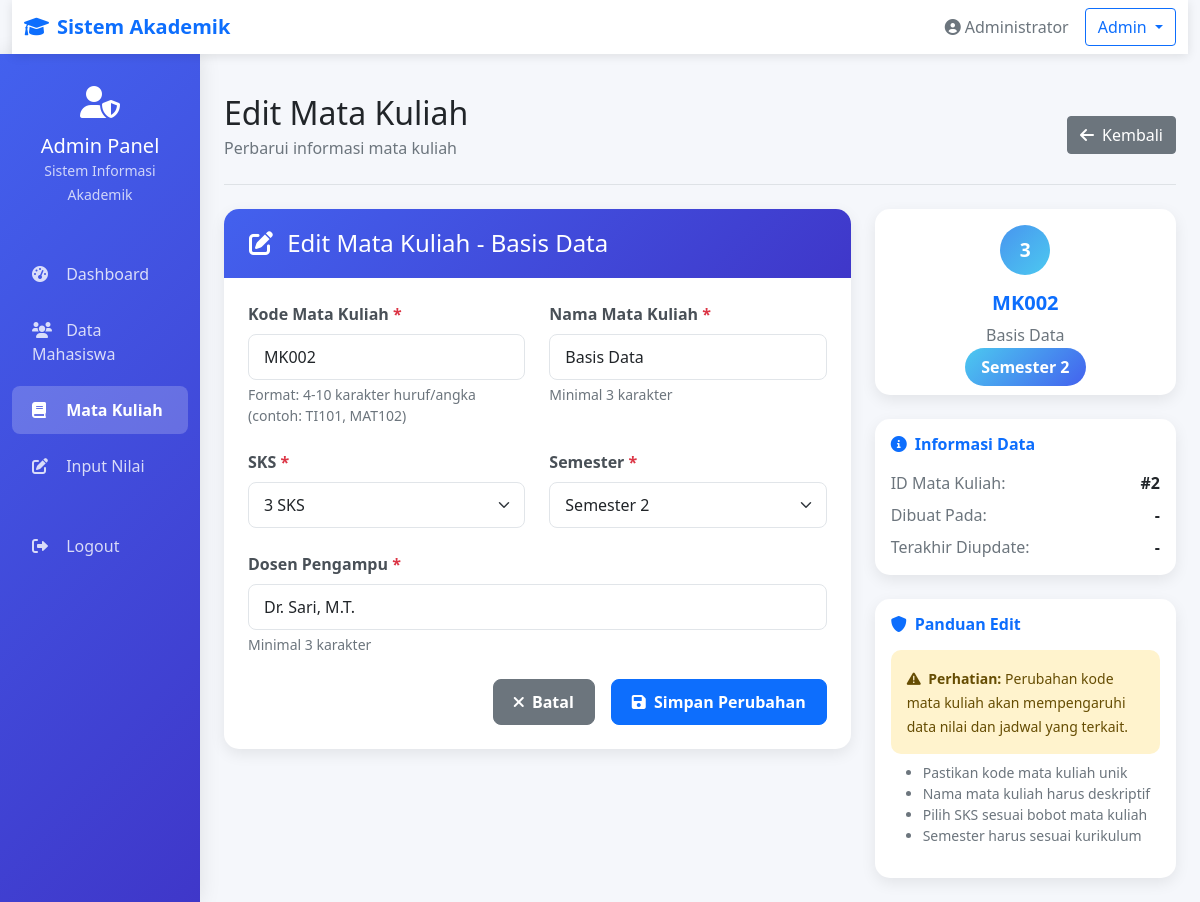
Page /admin/edit_matkul.php?id=2 (signed in) on the earlier database version.
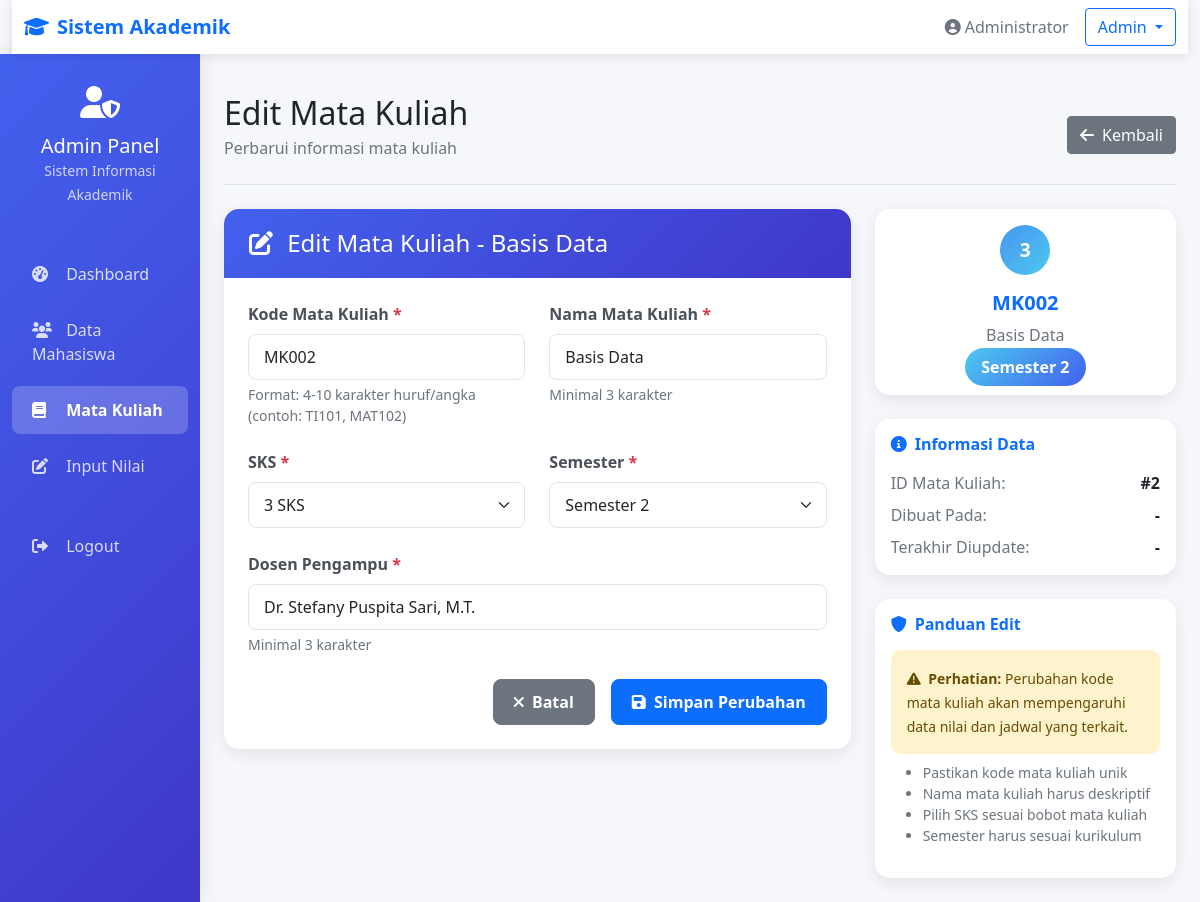
Same page on the later database version.
### tables this page shows
CREATE TABLE `mata_kuliah` (
  `id` int(11) NOT NULL,
  `kode_mk` varchar(10) NOT NULL,
  `nama_mk` varchar(100) NOT NULL,
  `sks` int(11) NOT NULL,
  `semester` int(11) NOT NULL,
  `dosen_pengampu` varchar(100) NOT NULL
);

### admin/edit_matkul.php (the view, shortened to what the changed rows need)
<?php
$database = new Database();
$db = $database->getConnection();
$id = isset($_GET['id']) ? $_GET['id'] : '';
try {
    $query = "SELECT * FROM mata_kuliah WHERE id = :id";
    $stmt = $db->prepare($query);
    $stmt->bindParam(':id', $id);
    $stmt->execute();
    $matkul = $stmt->fetch(PDO::FETCH_ASSOC);
} catch (PDOException $e) {
    header("Location: data_matkul.php?error=" . urlencode("Error mengambil data: " . $e->getMessage()));
    exit();
}
?>
<!DOCTYPE html>
<html lang="id">
<head>
    <link href="https://cdn.jsdelivr.net/npm/bootstrap@5.1.3/dist/css/bootstrap.min.css" rel="stylesheet">
    <link href="https://cdnjs.cloudflare.com/ajax/libs/font-awesome/6.0.0/css/all.min.css" rel="stylesheet">
</head>
<body>
    <div class="container-fluid">
        <div class="row">
            <main class="col-md-9 ms-sm-auto col-lg-10 px-md-4 py-4">
                <div class="d-flex justify-content-between flex-wrap flex-md-nowrap align-items-center pt-3 pb-2 mb-4 border-bottom">
                    <div>
                        <h1 class="h2 mb-1">Edit Mata Kuliah</h1>
                    </div>
                </div>
                <div class="row">
                    <div class="col-lg-8 mb-4">
                        <div class="form-card">
                            <div class="card-header">
                                <h4 class="mb-0">
                                    <i class="fas fa-edit me-2"></i>
                                    Edit Mata Kuliah - <?php echo htmlspecialchars($matkul['nama_mk']); ?>
                                </h4>
                            </div>
                            <div class="card-body p-4">
                                <form method="POST" id="editForm">
                                    <div class="row">
                                        <div class="col-md-6">
                                            <div class="mb-4">
                                                <label for="kode_mk" class="form-label">Kode Mata Kuliah <span class="text-danger">*</span></label>
                                                <input type="text" class="form-control" id="kode_mk" name="kode_mk"
                                                       value="<?php echo htmlspecialchars($matkul['kode_mk']); ?>"
                                                       required pattern="[A-Z0-9]{4,10}"
                                                       title="Kode harus 4-10 karakter huruf/angka"
                                                       placeholder="Contoh: TI101">
                                                <div class="form-text">Format: 4-10 karakter huruf/angka (contoh: TI101, MAT102)</div>
                                            </div>
                                        </div>
                                        <div class="col-md-6">
                                            <div class="mb-4">
                                                <label for="nama_mk" class="form-label">Nama Mata Kuliah <span class="text-danger">*</span></label>
                                                <input type="text" class="form-control" id="nama_mk" name="nama_mk"
                                                       value="<?php echo htmlspecialchars($matkul['nama_mk']); ?>"
                                                       required placeholder="Masukkan nama mata kuliah"
                                                       minlength="3">
                                                <div class="form-text">Minimal 3 karakter</div>
                                            </div>
                                        </div>
                                    </div>
                                    <div class="row">
                                        <div class="col-md-6">
                                            <div class="mb-4">
                                                <label for="sks" class="form-label">SKS <span class="text-danger">*</span></label>
                                                <select class="form-select" id="sks" name="sks" required>
                                                    <option value="3" <?php echo $matkul['sks'] == 3 ? 'selected' : ''; ?>>3 SKS</option>
                                                </select>
                                            </div>
                                        </div>
                                        <div class="col-md-6">
                                            <div class="mb-4">
                                                <label for="semester" class="form-label">Semester <span class="text-danger">*</span></label>
                                                <select class="form-select" id="semester" name="semester" required>
                                                    <?php for ($i = 1; $i <= 8; $i++): ?>
                                                        <option value="<?php echo $i; ?>" <?php echo $matkul['semester'] == $i ? 'selected' : ''; ?>>
                                                            Semester <?php echo $i; ?>
                                                        </option>
                                                    <?php endfor; ?>
                                                </select>
                                            </div>
                                        </div>
                                    </div>
                                    <div class="mb-4">
                                        <label for="dosen_pengampu" class="form-label">Dosen Pengampu <span class="text-danger">*</span></label>
                                        <input type="text" class="form-control" id="dosen_pengampu" name="dosen_pengampu"
                                               value="<?php echo htmlspecialchars($matkul['dosen_pengampu']); ?>"
                                               required placeholder="Masukkan nama dosen pengampu"
                                               minlength="3">
                                        <div class="form-text">Minimal 3 karakter</div>
                                    </div>
                                </form>
                            </div>
                        </div>
                    </div>
                    <div class="col-lg-4">
                        <div class="info-card mb-4">
                            <div class="card-body text-center">
                                <div class="sks-badge mx-auto mb-3">
                                    <?php echo $matkul['sks']; ?>
                                </div>
                                <h5 class="fw-bold text-primary"><?php echo htmlspecialchars($matkul['kode_mk']); ?></h5>
                                <p class="text-muted mb-2"><?php echo htmlspecialchars($matkul['nama_mk']); ?></p>
                                <span class="semester-badge">Semester <?php echo $matkul['semester']; ?></span>
                            </div>
                        </div>
                        <div class="info-card">
                            <div class="card-body">
                                <div class="d-flex justify-content-between mb-2">
                                    <span class="text-muted">ID Mata Kuliah:</span>
                                    <span class="fw-bold">#<?php echo $matkul['id']; ?></span>
                                </div>
                            </div>
                        </div>
                    </div>
                </div>
            </main>
        </div>
    </div>
</body>
</html>

Differences in the rows shown:
changed mata_kuliah "Basis Data": dosen_pengampu "Dr. Sari, M.T." → "Dr. Stefany Puspita Sari, M.T."
